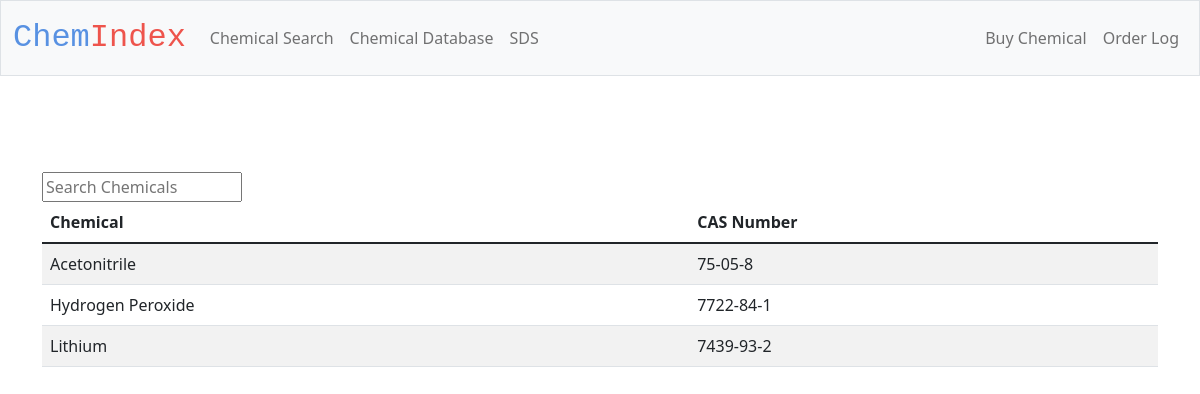
/cas_database, run on an earlier commit of the app's database.
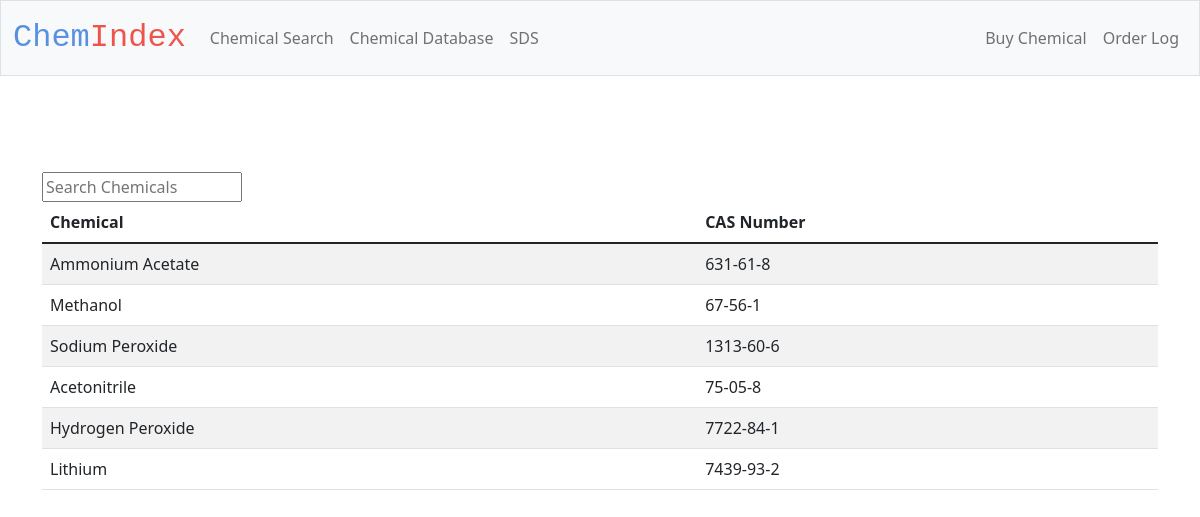
And on a later commit of the database.
### tables this page shows
CREATE TABLE Chemicals (
    name TEXT NOT NULL PRIMARY KEY, 
    cas NOT NULL, time DATETIME);

### app.py (the view)
@app.route('/cas_database')
def cas_database():
    with sqlite3.connect(db_path) as db:
        data = db.execute("SELECT * FROM Chemicals ORDER BY time DESC")
        return render_template("cas_database.html", chemicals = data)

### templates/cas_database.html (shortened to what this page needs)
{% extends "layout.html" %}
{% block main %}
<main class="container py-5">
    <input type="text" class="cd-search table-filter search" placeholder="Search Chemicals"
    data-table = "cas_table" id="search_input" onkeyup="search_table()"/>
    <table class="table table-striped" id = "cas_table"name= "cas_table">
        <thead>
            <tr>
                <th class="text-start">Chemical</th>
                <th class="text-start">CAS Number</th>
            </tr>
        </thead>
       <tbody>
        {% for chem in chemicals %}
                <tr>
                    <td class="text-start"> {{chem[0]}}</td>
                    <td class="text-start">{{chem[1]}}</td>
                </tr>
        {% endfor %}
        </tbody>
    </table>
        </main>
{% endblock %}

### templates/layout.html (shortened to what this page needs)
<!doctype html>
<html lang="en">
  <head>
    <link href="https://cdn.jsdelivr.net/npm/bootstrap@5.1.3/dist/css/bootstrap.min.css" rel="stylesheet">
    <link href="/static/styles.css" rel="stylesheet">
  </head>
  <body>
    <nav class="bg-light border navbar navbar-expand-md navbar-light">
        <div class = "container-fluid">
            <a class = "navbar-brand" href="/"><span class="blue">Chem</span><span class="red">Index</span></a>
                <div class="collapse navbar-collapse" id="navbarNav">
                    <ul class="navbar-nav">
                      <li class="nav-item"><a class="nav-link" href="/search">Chemical Search</a></li>
                      <li class="nav-item"><a class="nav-link" href="/cas_database">Chemical Database</a></li>
                      <li class="nav-item"><a class="nav-link" href="/sds">SDS</a></li>
                    </ul>
                    <ul class="navbar-nav ms-auto ml-5">
                      <li class="nav-item"><a class="nav-link" href="/buy">Buy Chemical</a></li>
                      <li class="nav-item"><a class="nav-link" href="/purchase_database">Order Log</a></li>
                    </ul>
                  </div>
        </div>
    </nav>
    <main class="container-fluid py-5 text-center">
        {% block main %}{% endblock %}
    </main>
  </body>
</html>

### static/styles.css (style rules this page uses)
nav .navbar-brand { font-size: xx-large; font-family: 'Courier New', Courier, monospace; }
.blue { color: #5891e2; }
.red { color: #ee544c; }
.search { display:flex; flex-direction: row; position: relative; width:200px; }

What changed in the data, as far as the page shows it:
added Chemicals: name "Ammonium Acetate", cas "631-61-8"
added Chemicals: name "Methanol", cas "67-56-1"
added Chemicals: name "Sodium Peroxide", cas "1313-60-6"
